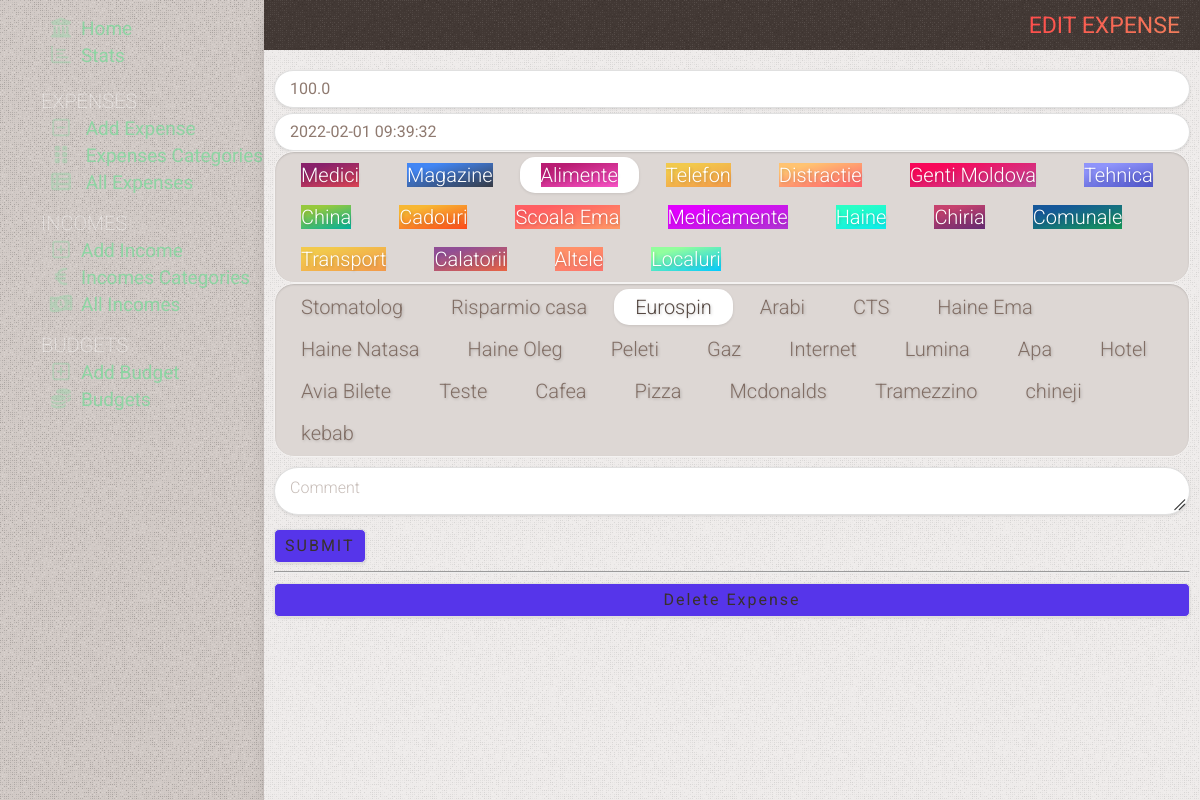
Page /346/edit on the earlier database version.
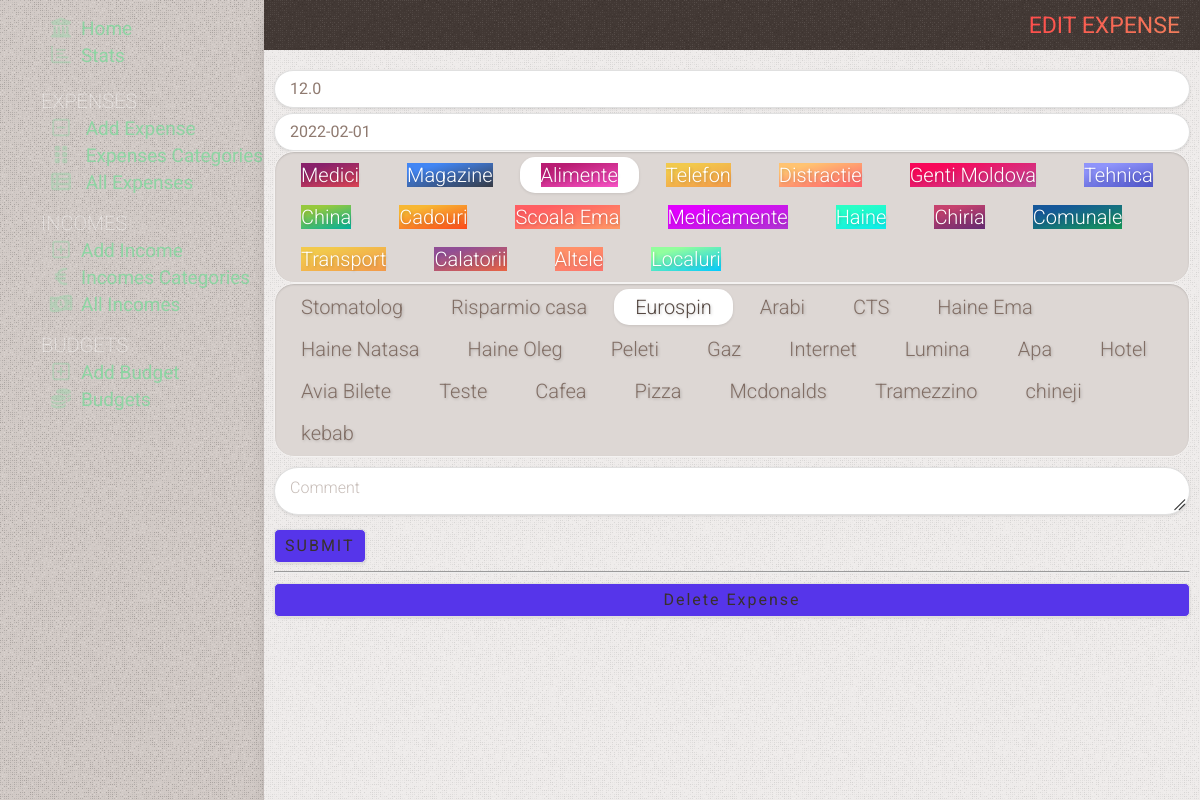
Same page on the later database version.
### tables this page shows
CREATE TABLE expenses
(
    id          INTEGER PRIMARY KEY AUTOINCREMENT,
    date        TIMESTAMP NOT NULL DEFAULT CURRENT_TIMESTAMP,
    sum         REAL      NOT NULL,
    category    INTEGER   NOT NULL,
    subcategory INTEGER   NOT NULL,
    comment     TEXT

);

### app.py (the view, shortened to what this page needs)
@app.route('/<int:id>/edit', methods=('GET', 'POST'))
def edit(id):
    expense = get_expenses(id)
    conn = get_db_connection()
    categories = conn.execute(
        "SELECT id, name, color as color, state FROM categories WHERE state is not 'true'").fetchall()
    subcategories = conn.execute('SELECT id, name FROM subcategories').fetchall()
    conn.close()
    return render_template('edit_expense.html', title='Edit Expense', gradient='text-gradient-red', expense=expense,
                           categories=categories,
                           subcategories=subcategories)

### app.py (called while the page is built)
def get_db_connection():
    conn = sqlite3.connect('static/database.db')
    conn.row_factory = sqlite3.Row
    return conn

def get_expenses(expense_id):
    conn = get_db_connection()
    expense = conn.execute('SELECT *, strftime("%d-%m-%Y %H:%M:%S", date) as date_s FROM expenses WHERE id = ?',
                           (expense_id,)).fetchone()
    conn.close()
    if expense is None:
        abort(404)
    return expense

### templates/edit_expense.html (shortened to what this page needs)
{% extends 'base.html' %} {% block content %}
	<div class="page_title {{ gradient }}" >
		<span >{% block title %} {{ title }} {% endblock %}</span >
	</div >
	<div class="content" >
		<form method="post" >
			<div class="flex" >
				<input type="number" autofocus name="sum" placeholder="Amount" class="form-control" step="0.01"
							 pattern="[0-9]+([\.,][0-9]+)?" value="{{ request.form['sum'] or expense['sum'] }}" />
			</div >
			<div class="form-group mt-5" >
				<input data-toggle="datepicker" type="text" name="date" placeholder="Date" class="form-control"
						 value="{{ request.form['date_s'] or expense['date'] }}" />
			</div >
			<div class="radio-group category-group" >
				{% for id, name, color, state in categories %}
					<label for="{{ name }}" ><span class="{{ color }}" >{{ name }}</span ></label >
				{% endfor %}
			</div >
			<div class="radio-group category-group" >
				{% for id, name in subcategories %}
					<label for="{{ name }}" >{{ name }}</label >
				{% endfor %}
			</div >
			<div class="form-group mt-10" >
    <textarea name="comment" placeholder="Comment" class="form-control" >
{{ request.form['comment'] or expense['comment'] }}</textarea >
			</div >
			<div class="form-group mt-10" >
				<button type="submit" class="send-button" >Submit</button >
			</div >
			<hr />
		</form >
		<form action="{{ url_for('delete', id=expense['id']) }}" method="POST" class="mt-10" >
			<input type="submit" value="Delete Expense" class="add-button"
						 onclick="return confirm('Are you sure you want to delete this post?')" />
		</form >
	</div >
{% endblock %}

Differences in the rows shown:
changed expenses: sum "100.0" → "12.0"; date "2022-02-01 09:39:32" → "2022-02-01"
